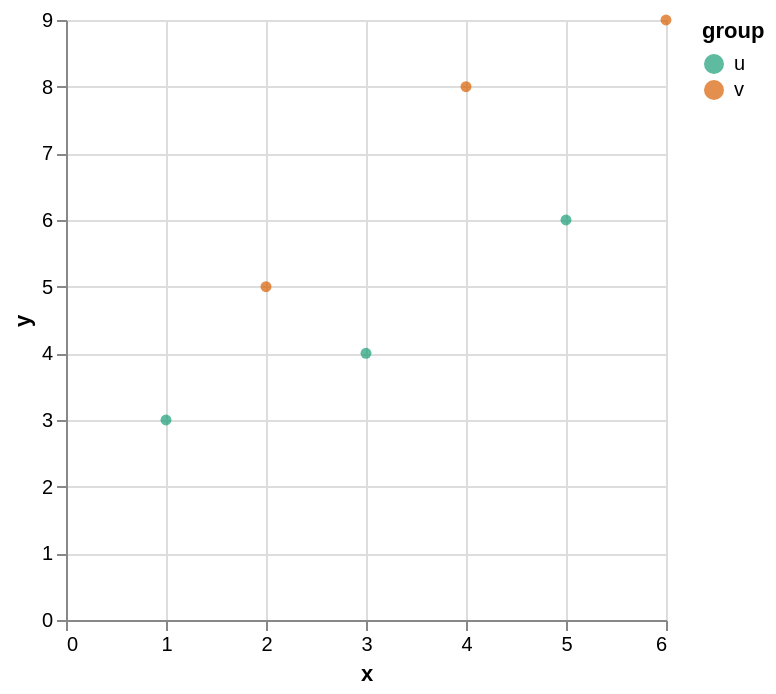

Source (Vega-Lite JSON):
### Vega-Lite specification from a JSON file in a GitHub repository (floating-point values rounded to 4 significant figures)
{"$schema": "https://vega.github.io/schema/vega-lite/v6.json", "data": {"values": [{"group": "u", "size": 10, "x": 1, "y": 3}, {"group": "v", "size": 40, "x": 2, "y": 5}, {"group": "u", "size": 20, "x": 3, "y": 4}, {"group": "v", "size": 80, "x": 4, "y": 8}, {"group": "u", "size": 30, "x": 5, "y": 6}, {"group": "v", "size": 60, "x": 6, "y": 9}]}, "description": "An explicit ordinal color scale with a custom range.", "encoding": {"color": {"field": "group", "scale": {"range": ["#1b9e77", "#d95f02"], "type": "ordinal"}, "type": "nominal"}, "x": {"field": "x", "type": "quantitative"}, "y": {"field": "y", "type": "quantitative"}}, "mark": "circle", "usermeta": {"easel": {"standin_ratio": 0.018, "threshold": 0.04}}}
